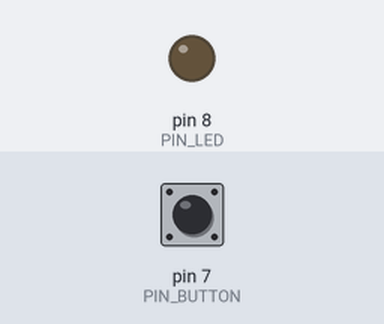
The sketch below on a simulated Arduino Uno, built with avr-gcc and run on an emulated ATmega328P. On the bench: output pins drawn as LEDs (lit = HIGH). The inputs (shaded band) are chosen by the test bench; at power-on: pin 7 (PIN_BUTTON) LOW.

Above: at 1.2 s.
1.3 s: pin 7 (PIN_BUTTON) pulled HIGH for 3.2 s
At 5.3 s:
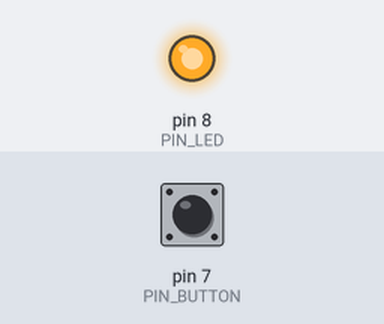
6.0 s: pin 7 (PIN_BUTTON) pulled HIGH for 0.15 s
At 6.6 s:
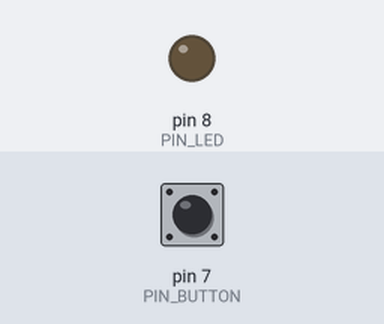
Timing chart, 0 to 9.0 s (numbered marks = the images above; inputs shaded):
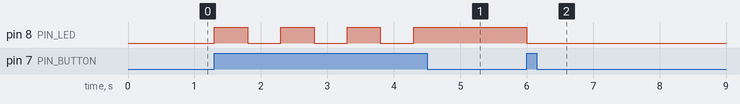

Measured:
- after the input at 1.3 s, pin 8 (PIN_LED): alternates HIGH for 0.50 s and LOW for 0.50 s, 7 changes in all, then stays HIGH, starting at once
- after the input at 6.0 s, pin 8 (PIN_LED): HIGH → LOW at once

The sketch:

ledButtonOnOffState.ino
```cpp
#define PIN_LED 8
#define PIN_BUTTON 7

byte state = LOW;

void setup() {
  pinMode(PIN_LED, OUTPUT);
  pinMode(PIN_BUTTON, INPUT);
}

void loop() {
  if (digitalRead(PIN_BUTTON) == HIGH) {
    state = state == HIGH ? LOW : HIGH;
    digitalWrite(PIN_LED, state);
    // by doing it this way, if button is pressed fast we don't get a read
    // or if we leave it pressed it starts switching states while being pressed
    delay(500);
  }
}
```
